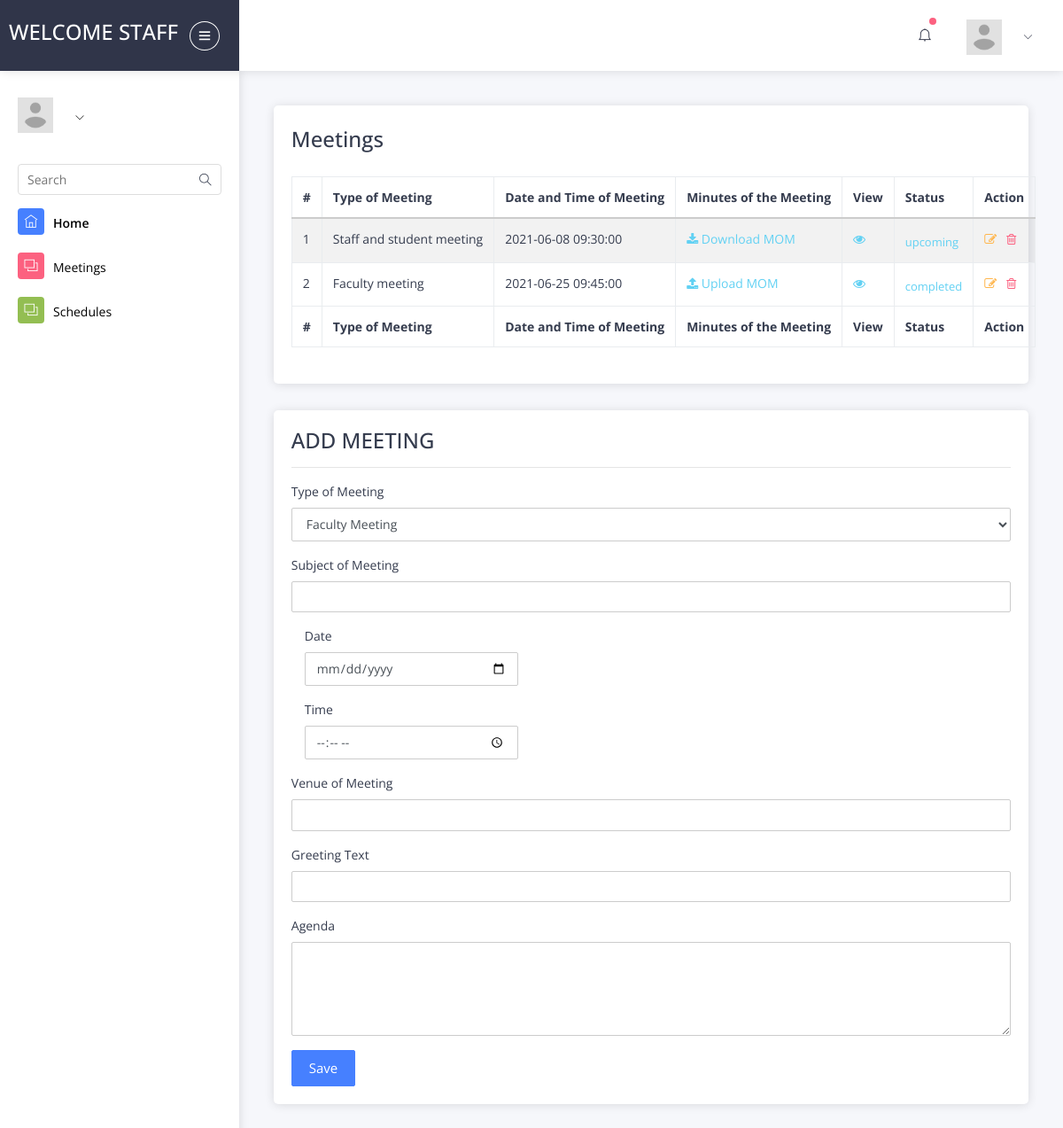
The page /pages/secretary/meetings.php (signed in) on the database its author committed.
### tables this page shows
CREATE TABLE `meetings` (
  `id` int(11) NOT NULL,
  `subject` varchar(255) NOT NULL,
  `agenda` text NOT NULL,
  `meetingTypeId` int(11) NOT NULL,
  `greetingText` varchar(255) NOT NULL,
  `venue` varchar(255) NOT NULL,
  `meetingDate` date DEFAULT NULL,
  `meetingTime` time DEFAULT NULL,
  `minutesOfMeeting` varchar(255) DEFAULT NULL,
  `status` varchar(255) NOT NULL,
  `createdBy` varchar(255) DEFAULT NULL,
  `createdDate` datetime NOT NULL DEFAULT CURRENT_TIMESTAMP,
  `updatedBy` varchar(255) DEFAULT NULL,
  `updatedDate` datetime NOT NULL DEFAULT '0000-00-00 00:00:00' ON UPDATE CURRENT_TIMESTAMP
);

CREATE TABLE `meetingtype` (
  `id` int(11) NOT NULL,
  `name` varchar(255) NOT NULL
);

### config/Connection.php (called while the page is built, shortened)
<?php
class Connection {
	private $pdo;
	private $dsn;
	private $DB_HOST = "localhost";
	private $DB_USER = "root";
	private $DB_PASSWORD = "";
	private $DB_NAME = "meeting_db";
	private $charset = "utf8";
	function __construct() {
		$this->dsn = "mysql:host=".$this->DB_HOST.";dbname=".$this->DB_NAME.";charset=".$this->charset."";
	}
	public function open_connection() {
		$opt = [
		    \PDO::ATTR_ERRMODE            => \PDO::ERRMODE_EXCEPTION,
		    \PDO::ATTR_DEFAULT_FETCH_MODE => \PDO::FETCH_OBJ,
		    \PDO::ATTR_EMULATE_PREPARES   => false,
		];
		$this->pdo = new \PDO($this->dsn, $this->DB_USER, $this->DB_PASSWORD, $opt);
		return $this->pdo;
	}
	public function query($sql="")
	{
		return $this->pdo->query($sql);
	}
	public function preparedStatement($sql, $args = NULL)
	{
	    if (!$args)
	    {
	         return $this->query($sql);
	    }
	    $stmt = $this->pdo->prepare($sql);
	    $stmt->execute($args);
	    return $stmt;
	}
}

### includes/Meeting.php (called while the page is built, shortened)
<?php
class Meeting
{
	function __construct($pdo) {
    	$this->pdo = $pdo;
  	}
	public function meetings($sql, $args=NULL){
		return $this->pdo->preparedStatement($sql, $args)->fetchAll();
	}
}

### includes/MeetingType.php (called while the page is built, shortened)
<?php
class MeetingType
{
	function __construct($pdo) {
    	$this->pdo = $pdo;
  	}
	public function meetingtypes($sql, $args=NULL){
		return $this->pdo->preparedStatement($sql, $args)->fetchAll();
	}
}

### pages/secretary/meetings.php (the view, shortened to what this page needs)
<?php require_once("../../config/initialize.php");
$session = new Session;
$functions = new Functions;
$pdo = new Connection;
$meeting = new Meeting($pdo);
if(empty($_SESSION["user_token"])) {
  $functions->redirect_to("../secretary.php");
} else {
?>
<!DOCTYPE html>
<html lang="en">
   <head>
      <link rel="stylesheet" type="text/css" href="../assets/css/bootstrap/css/bootstrap.min.css">
      <link rel="stylesheet" type="text/css" href="../assets/icon/themify-icons/themify-icons.css">
      <link rel="stylesheet" type="text/css" href="../assets/icon/icofont/css/icofont.css">
      <link href="https://maxcdn.bootstrapcdn.com/font-awesome/4.3.0/css/font-awesome.min.css" rel="stylesheet">
      <link rel="stylesheet" type="text/css" href="../assets/css/style.css">
      <link rel="stylesheet" type="text/css" href="../assets/css/jquery.mCustomScrollbar.css">
   </head>
   <body>
      <div id="pcoded" class="pcoded">
      <div class="pcoded-container navbar-wrapper">
      <nav class="navbar header-navbar pcoded-header">
         <div class="navbar-wrapper">
            <div class="navbar-logo">
               <a class="mobile-menu" id="mobile-collapse" href="#!">
               <i class="ti-menu"></i>
               </a>
               <a href="#">
                  <h4>Welcome <?php echo $_SESSION['userType']; ?></h4>
               </a>
            </div>
            <div class="navbar-container container-fluid">
               <ul class="nav-right">
                  <li class="header-notification">
                     <a href="#!">
                     <i class="ti-bell"></i>
                     <span class="badge bg-c-pink"></span>
                     </a>
                  </li>
                  <li class="user-profile header-notification">
                     <a href="#!">
                     <img src="../../images/avatar.jpg" class="img-radius" alt="User-Profile-Image">
                     <i class="ti-angle-down"></i>
                     </a>
                  </li>
               </ul>
            </div>
         </div>
      </nav>
      <div class="pcoded-main-container">
         <div class="pcoded-wrapper">
            <?php include "sec_nav.php"; ?>
         <div class="pcoded-content">
            <div class="pcoded-inner-content">
               <div class="main-body">
                  <div class="page-wrapper">
                     <div class="page-body">
                        <div class="row">
                           <div class="col-md-12 ">
                              <div class="card">
                                 <div class="card-header">
                                    <h4>Meetings</h4>
                                    <div class="">
                                          <table id="zctb" class="display table table-striped table-bordered table-hover" cellspacing="0" width="100%">
						                  <thead>
						                    <tr>
						                    <th>#</th>
						                      <th> Type of Meeting</th>
						                      <th>Date and Time of Meeting </th>
						                      <th>Minutes of the Meeting</th>
						                    <th>View</th>
						                    <th>Status</th>
						                    <th>Action</th>
						                    </tr>
						                  </thead>
						                  <tfoot>
						                    <tr>
						                    <th>#</th>
						                      <th> Type of Meeting</th>
						                      <th>Date and Time of Meeting </th>
						                      <th>Minutes of the Meeting</th>
						                    <th>View</th>
						                    <th>Status</th>
						                    <th>Action</th>
						                    </tr>
						                  </tfoot>
						                  <tbody>
						                  <?php
						$cnt = 1;
						if($results = $meeting->meetings("SELECT `meetings`.*, `meetingtype`.`name` FROM `meetings` LEFT JOIN `meetingtype` ON `meetings`.`meetingTypeId`=`meetingtype`.`id`"))
						{
						foreach($results as $result)
						{
							?>
						                    <tr>
						                      <td><?php echo htmlentities($cnt);?></td>
						                      <td><?php echo ucfirst($result->name);?></td>
						                      <td><?php echo htmlentities($result->meetingDate).' '.$result->meetingTime;?></td>
						                      <td><?php echo (empty($result->minutesOfMeeting)) ? '<a href="upload_mom.php?meetingid='.$result->id.'" class="text-info"><i class="fa fa-upload"></i> Upload MOM</a>' : '<a href="../../docs/'.$result->minutesOfMeeting.'" class="text-info"><i class="fa fa-download"></i> Download MOM</a>' ;?></td>
						                      <td><a href="meeting_details.php?meetingid=<?php echo $result->id;?>" title="view" class="text-info"><i class="fa fa-eye"></i></a></td>
						                      <td><?php echo ($result->status) ? "<span class='text-info'>".$result->status."</span>" : "--" ;?></td>
						                      <td>
						                      <a href="edit_meeting.php?meetingid=<?php echo $result->id;?>" title="edit" class="text-warning"><i class="fa fa-edit"></i></a>&nbsp;&nbsp;
						                    <a href="meetings.php?deleteid=<?php echo htmlentities($result->id);?>" title="view" class="text-danger" onclick="return confirm('Are you sure to delete this meeting?')"><i class="fa fa-trash-o"></i></a>
						                    </td>
						                    </tr>
						                    <?php $cnt=$cnt+1; }} ?>
						                  </tbody>
						                </table>
                                    </div>
                                 </div>
                              </div>
                              <div class=" sub_sect2">
                              	<div class="card">
                              		<div class="card-body">
                              			<div class="col-md-12"><?php echo $session->check_message(); ?></div>
                                 <div class="mr">
                                    <h4 class="">ADD MEETING</h4>
                                    <hr>
                                    <form method="POST" action="controller.php" novalidate="">
                                    <div class="mt-3">
                                       <label for="typeOfMeeting" class="form-label ">Type of Meeting</label>
                                       <select class="form-control" id="typeOfMeeting" name="typeOfMeeting">
                                          <?php $meetingtype = new MeetingType($pdo);
                                          $stmt = $meetingtype->meetingtypes("select * from meetingtype");
                                          foreach ($stmt as $res):
                                             echo '<option value="'.$res->id.'">'.ucwords($res->name).'</option>';
                                           endforeach; ?>
                                       </select>
                                    </div>
                                    <div class="mt-3">
                                       <label for="subjectOfMeeting" class="form-label">Subject of Meeting</label>
                                       <input class="form-control" type="text" placeholder="" aria-label="default input example" id="subjectOfMeeting" name="subjectOfMeeting">
                                 </div>
                                 <div class="mt-3 col-md-4">
                                       <label for="date" class="form-label">Date</label>
                                       <input class="form-control" type="date" placeholder="" name="date" id="date">
                                 </div>
                                 <div class="mt-3 col-md-4">
                                       <label for="time" class="form-label">Time</label>
                                       <input class="form-control" type="time" placeholder="" name="time" id="time">
                                 </div>
                                 <div class="mt-3">
                                       <label for="venue" class="form-label">Venue of Meeting</label>
                                       <input class="form-control" type="text" placeholder="" name="venue" id="venue">
                                 </div>
                                 <div class="mt-3">
                                       <label for="greetingtxt" class="form-label">Greeting Text</label>
                                       <input class="form-control" type="text" placeholder="" name="greetingtxt" id="greetingtxt">
                                 </div>
                                 <div class="mt-3">
                                       <label for="greetingtxt" class="form-label">Agenda</label>
                                       <textarea class="form-control" name="agenda" id="agenda" rows="5" col="3"></textarea>
                                 </div>
                                 <div class="mt-3">
                                       <button type="submit" name="add_meeting" class="btn btn-primary"> save</button>
                                 </div>
                                 </form>
                                 </div>
                                 </div>
                              	</div>
                              </div>
                           </div>
                        </div>
                     </div>
                  </div>
               </div>
            </div>
         </div>
      </div>
   </body>
</html>
<?php } ?>

### rows shown on the page
meetings: meetingTypeId.name "Staff and student meeting", meetingDate "2021-06-08", meetingTime "09:30:00", status "upcoming"
meetings: meetingTypeId.name "Faculty meeting", meetingDate "2021-06-25", meetingTime "09:45:00", status "completed"

### other values the page prints
$_SESSION['userType'] "STAFF"
form field typeOfMeeting "Faculty Meeting"
